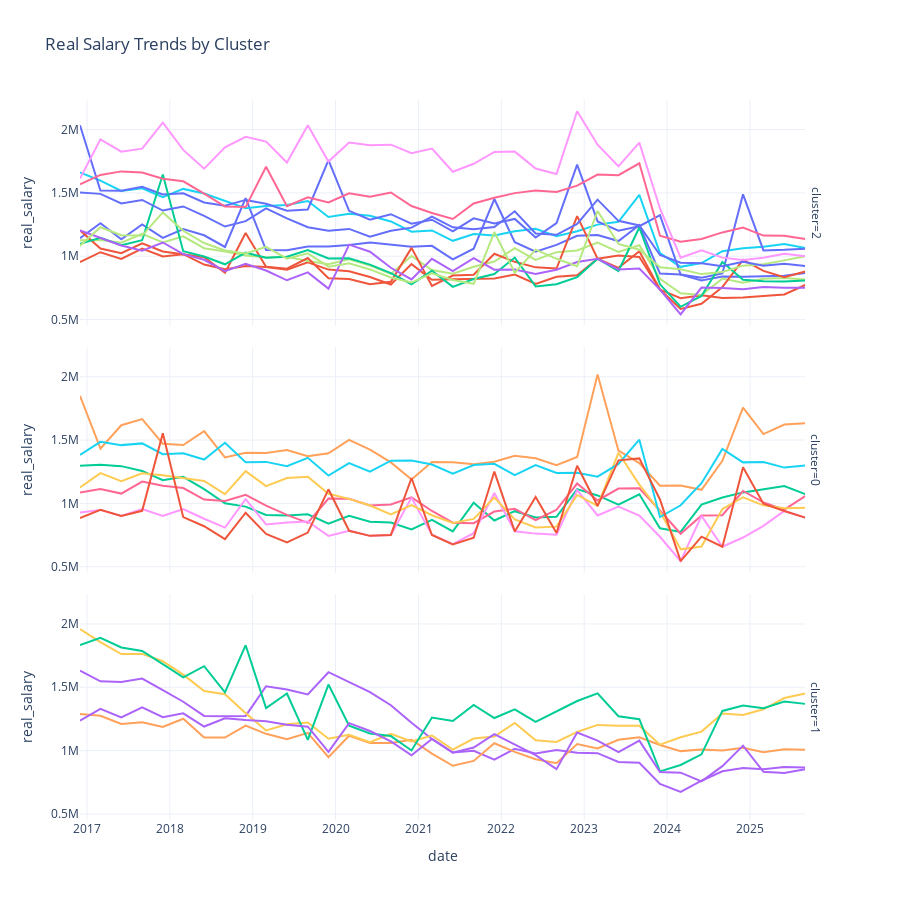

The cell this chart's notebook holds for it:
### Markdown cell above
### 2.1 Visualize Clusters & Centroids
Plot the real salary trends faceted by cluster, and the representative average (centroid) for each group.

### Code cell
# Prepare data for plotting
df_plot = df_real.copy()
df_long = df_plot.T.reset_index()
# Ensure the first column (the former index) is named 'province'
df_long = df_long.rename(columns={df_long.columns[0]: 'province'})

df_long = df_long.merge(df_clusters, on='province').melt(id_vars=['province', 'cluster'], var_name='date', value_name='real_salary')
df_long['date'] = pd.to_datetime(df_long['date'])

# 1. Faceted Line Plot
fig_clusters = px.line(df_long, x='date', y='real_salary', color='province', 
                       facet_row='cluster', title='Real Salary Trends by Cluster', 
                       height=900, template='plotly_white')
fig_clusters.update_layout(showlegend=False)
fig_clusters.show()

# 2. Plot Centroids (The average 'shape' of each cluster)
plt.figure(figsize=(12, 6))
for i in range(n_clusters):
    plt.plot(dba_km.cluster_centers_[i].ravel(), label=f'Cluster {i}')
plt.title('DTW Cluster Centroids (Scaled Patterns)')
plt.legend()
plt.grid(True, alpha=0.3)
plt.show()
